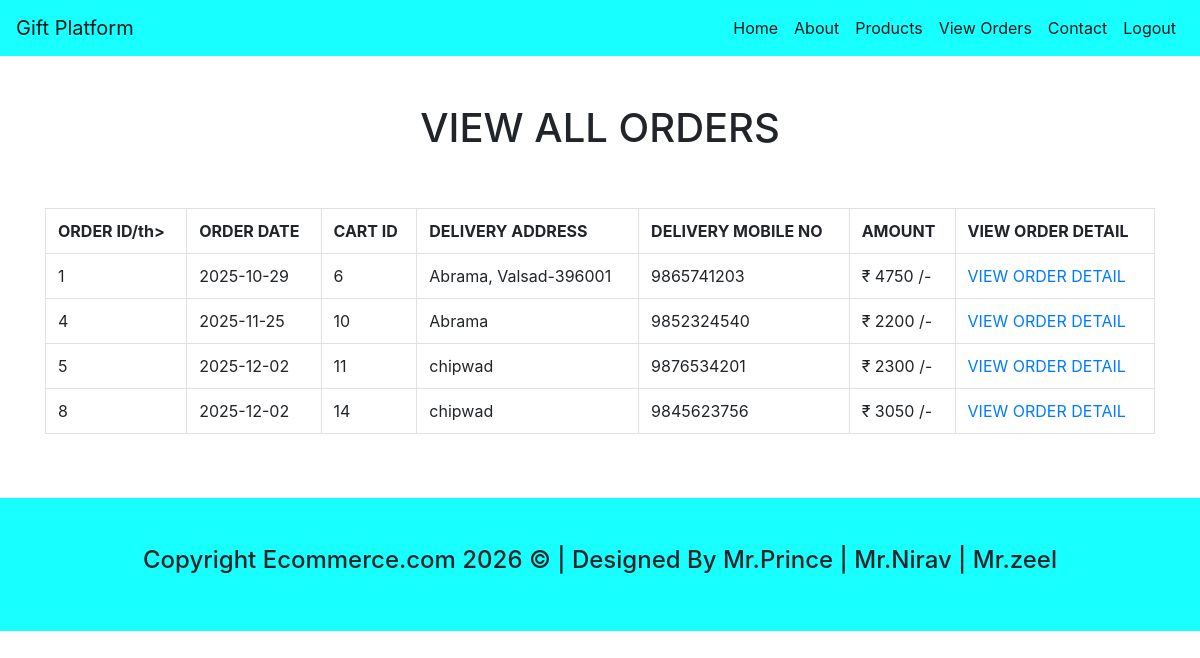
/cust_view_orders.php (signed in), run on the app's committed database.
### tables this page shows
CREATE TABLE IF NOT EXISTS `order_detail` (
  `order_id` int(10) NOT NULL,
  `order_date` date NOT NULL,
  `cart_id` int(10) NOT NULL,
  `customer_id` int(10) NOT NULL,
  `delivery_address` varchar(200) NOT NULL,
  `delivery_mno` varchar(10) NOT NULL,
  `total_amount` int(10) NOT NULL,
  PRIMARY KEY (`order_id`)
);

### cust_view_orders.php (the view, shortened to what this page needs)
<?php
include("header.php");
include("connect.php");
?>
<div class="container">
    <div class="row">
        <div class="col-md-12 text-center mt-5">
            <h1>VIEW ALL ORDERS</h1>
         </div>
    </div>
    <div class="row mt-5">
         <div class="col-md-12">
            <?php
                $custid = $_SESSION["custid"];
                $res3=mysqli_query($con,"select * from order_detail where customer_id='$custid'");
                if(mysqli_num_rows($res3)>0)
                {
                    echo"<table class='table table-bordered'>
                           <tr>
                                <th> ORDER ID/th>
                                <th> ORDER DATE</th>
                                <th> CART ID</th>
                                <th> DELIVERY ADDRESS</th>
                                <th> DELIVERY MOBILE NO</th>
                                <th> AMOUNT</th>
                                <th> VIEW ORDER DETAIL</th>
                            </tr>";
                        while($r3=mysqli_fetch_array($res3))
                        {
                            echo "<tr>";
                            echo "<td>$r3[0]</td>";
                            echo "<td>$r3[1]</td>";
                            echo "<td>$r3[2]</td>";
                            echo "<td>$r3[4]</td>";
                            echo "<td>$r3[5]</td>";
                            echo "<td>&#8377; $r3[6] /- </td>";
                            echo "<td><a href='cust_view_order_detail.php?cid=$r3[2]'> VIEW ORDER DETAIL</a></td>";
                            echo "</tr>";
                        }
                    echo "</table>";
                }
                else
                {
                    echo "<h2>No Order Found</h2>";
                }
            ?>
        </div>
    </div>
</div>
<?php
include("footer.php");
?>

### data on the page
order_detail: order_id "1", order_date "2025-10-29", cart "6", delivery_address "Abrama, Valsad-396001", delivery_mno "9865741203", total_amount "4750"
order_detail: order_id "4", order_date "2025-11-25", cart "10", delivery_address "Abrama", delivery_mno "9852324540", total_amount "2200"
order_detail: order_id "5", order_date "2025-12-02", cart "11", delivery_address "chipwad", delivery_mno "9876534201", total_amount "2300"
order_detail: order_id "8", order_date "2025-12-02", cart "14", delivery_address "chipwad", delivery_mno "9845623756", total_amount "3050"
